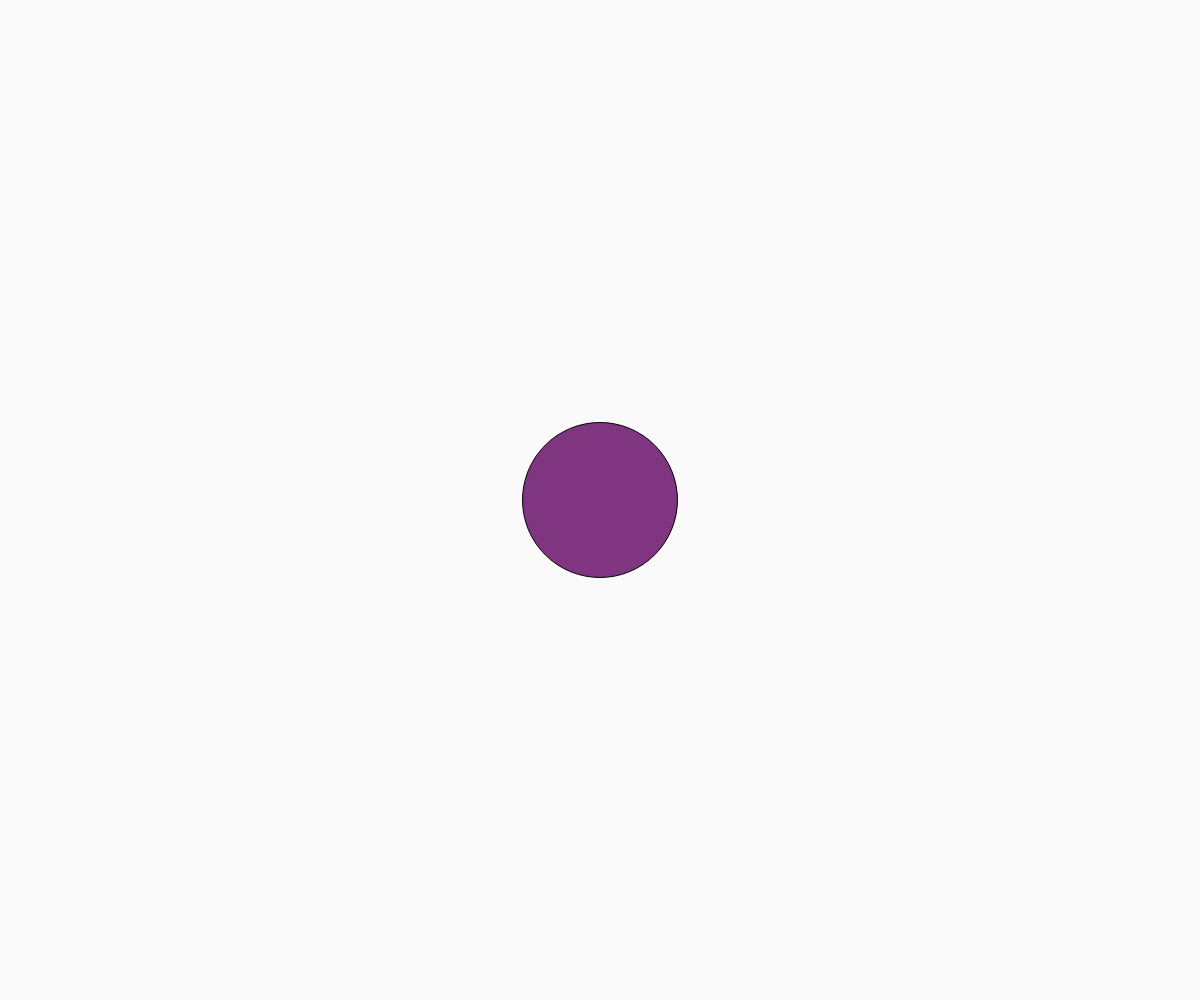
Frame 1 (no input)
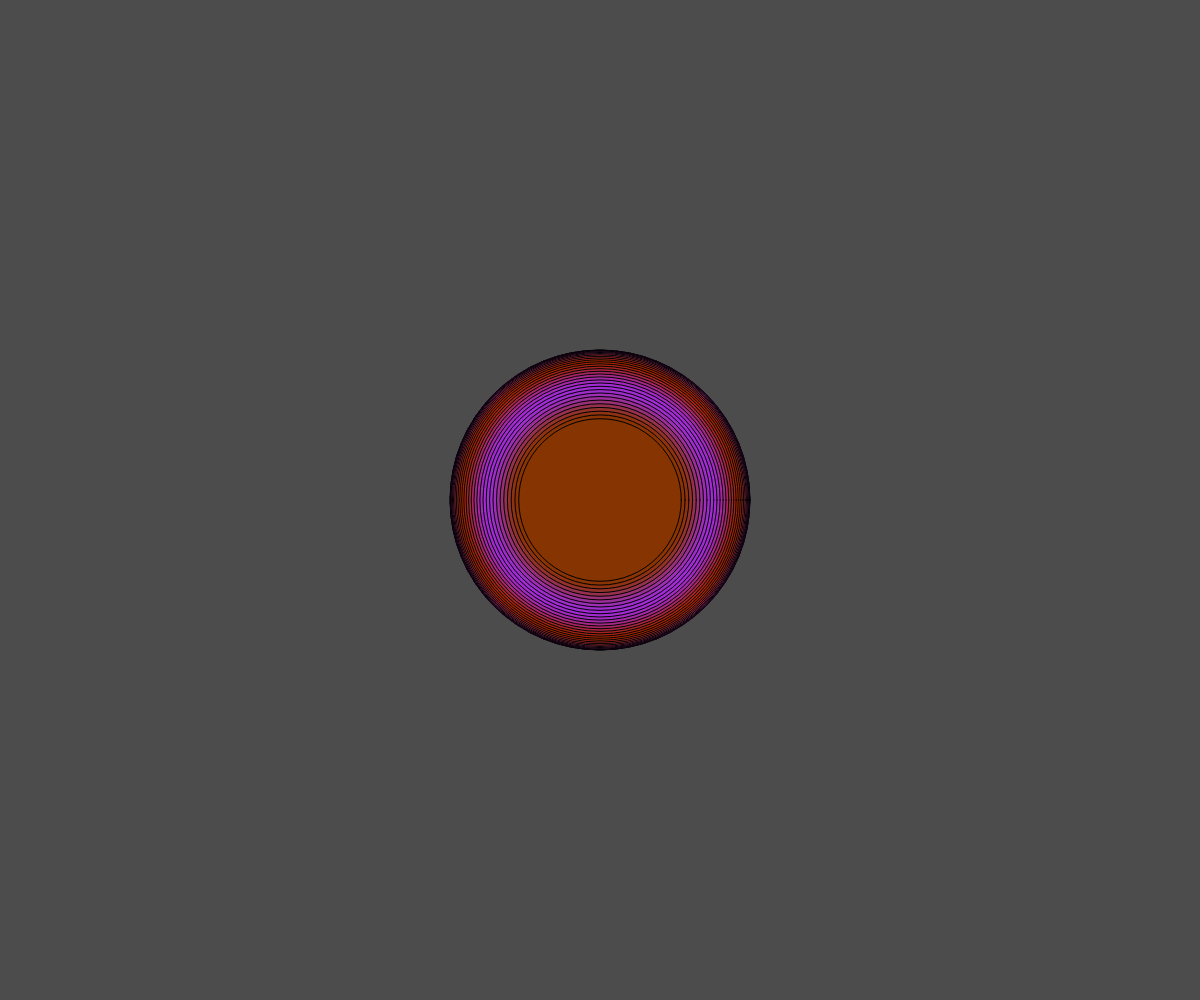
Frame 60 (no input)
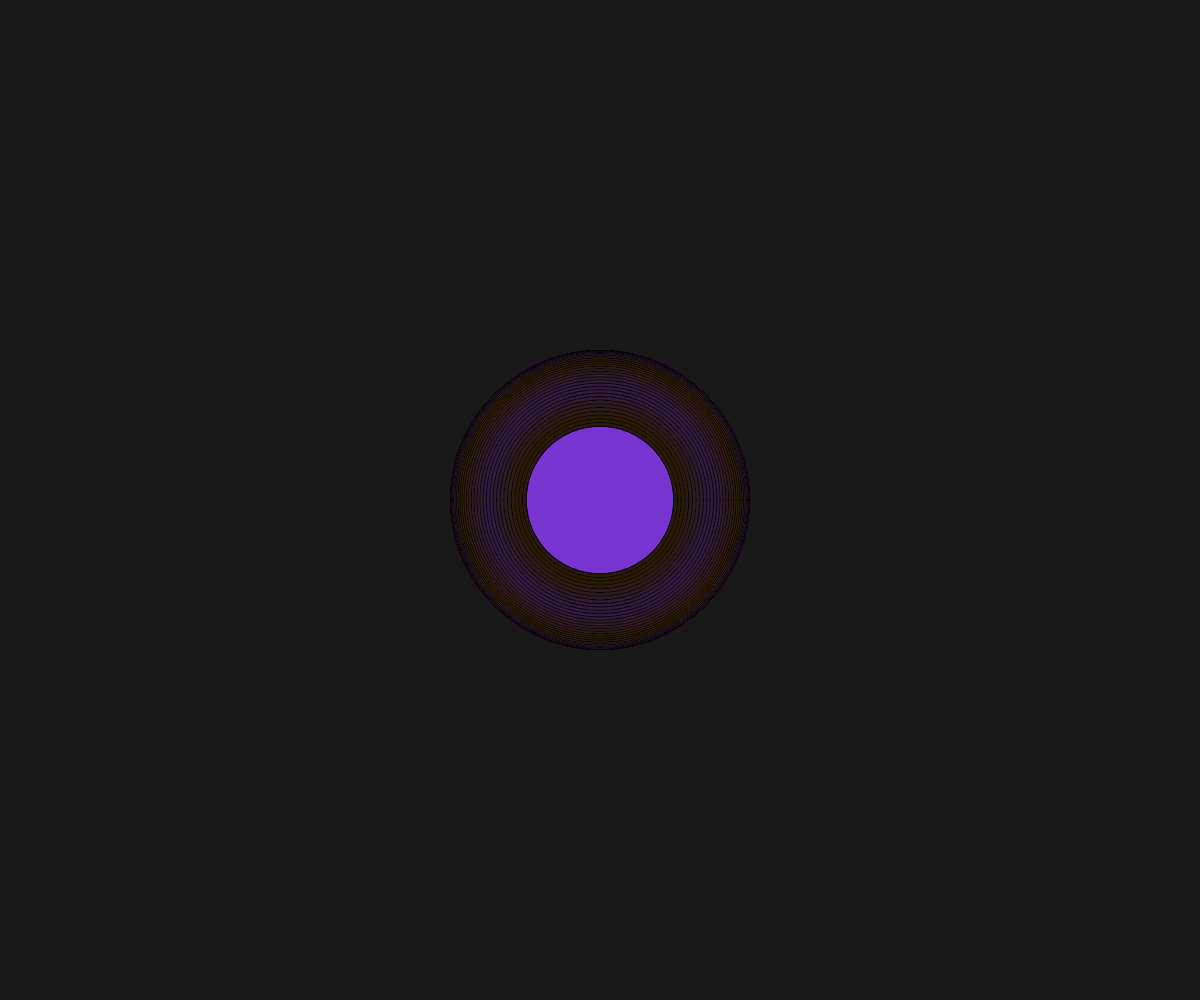
Frame 120 (the mouse pressed at the canvas centre since frame 60)

The p5.js sketch that drew these frames (run headless with seeded random() and noise() and a simulated clock; from frame 60 on, the mouse is pressed at the canvas centre):

// p5.js sketch
// ── sketch.js
let x,y,d, angle,angle2, angleSpeed, angleSpeed2,r,g,b;
function setup() {
  createCanvas(windowWidth, windowHeight);
  angleMode(DEGREES);

  x = width/2;
  y = height/2;

  d = 200;
  angle = 0;
  angle2 = 0;
  angleSpeed = 3;
  angleSpeed2 = 20;

  r = random(0,255);
  g = random(0,255);
  b = random(0,255);

}

function draw() {
  background (20,5);

  d = mapSin(angle,10,300);

  r = mapSin(angle,0,255);
  b = mapSin(angle2,255,0);

  fill(r,g,b);
  circle(x,y,d);

  //console.log(d);

  angle += angleSpeed;
  angle2 += angleSpeed2;

}

function mapSin(a,val1,val2){
  let sinMap;

  sinMap = map(sin(a),-1,1,val1,val2);

  return sinMap;
}
